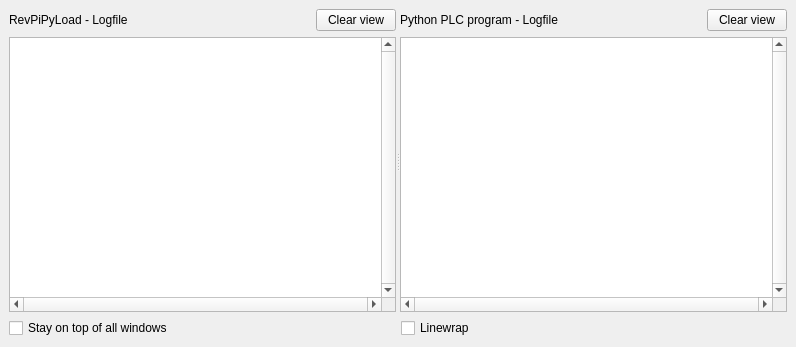
<?xml version="1.0" encoding="UTF-8"?>
<ui version="4.0">
 <class>win_revpilogfile</class>
 <widget class="QMainWindow" name="win_revpilogfile">
  <property name="geometry">
   <rect>
    <x>0</x>
    <y>0</y>
    <width>796</width>
    <height>347</height>
   </rect>
  </property>
  <property name="windowTitle">
   <string>RevPi Python PLC Logfiles</string>
  </property>
  <widget class="QWidget" name="centralwidget">
   <layout class="QGridLayout" name="gridLayout_3">
    <item row="1" column="0">
     <widget class="QCheckBox" name="cbx_stay_on_top">
      <property name="text">
       <string>Stay on top of all windows</string>
      </property>
     </widget>
    </item>
    <item row="1" column="1">
     <widget class="QCheckBox" name="cbx_wrap">
      <property name="text">
       <string>Linewrap</string>
      </property>
     </widget>
    </item>
    <item row="0" column="0" colspan="2">
     <widget class="QSplitter" name="splitter">
      <property name="orientation">
       <enum>Qt::Horizontal</enum>
      </property>
      <property name="childrenCollapsible">
       <bool>false</bool>
      </property>
      <widget class="QWidget" name="gridLayoutWidget">
       <layout class="QGridLayout" name="grid_daemon" columnstretch="1,0">
        <item row="0" column="0">
         <widget class="QLabel" name="lbl_daemon">
          <property name="text">
           <string>RevPiPyLoad - Logfile</string>
          </property>
         </widget>
        </item>
        <item row="0" column="1">
         <widget class="QPushButton" name="btn_daemon">
          <property name="text">
           <string>Clear view</string>
          </property>
         </widget>
        </item>
        <item row="1" column="0" colspan="2">
         <widget class="QPlainTextEdit" name="txt_daemon">
          <property name="verticalScrollBarPolicy">
           <enum>Qt::ScrollBarAlwaysOn</enum>
          </property>
          <property name="horizontalScrollBarPolicy">
           <enum>Qt::ScrollBarAlwaysOn</enum>
          </property>
          <property name="tabChangesFocus">
           <bool>true</bool>
          </property>
          <property name="undoRedoEnabled">
           <bool>false</bool>
          </property>
          <property name="lineWrapMode">
           <enum>QPlainTextEdit::NoWrap</enum>
          </property>
          <property name="readOnly">
           <bool>true</bool>
          </property>
         </widget>
        </item>
       </layout>
      </widget>
      <widget class="QWidget" name="gridLayoutWidget_2">
       <layout class="QGridLayout" name="grid_app" columnstretch="1,0">
        <item row="0" column="1">
         <widget class="QPushButton" name="btn_app">
          <property name="text">
           <string>Clear view</string>
          </property>
         </widget>
        </item>
        <item row="0" column="0">
         <widget class="QLabel" name="lbl_app">
          <property name="text">
           <string>Python PLC program - Logfile</string>
          </property>
         </widget>
        </item>
        <item row="1" column="0" colspan="2">
         <widget class="QPlainTextEdit" name="txt_app">
          <property name="verticalScrollBarPolicy">
           <enum>Qt::ScrollBarAlwaysOn</enum>
          </property>
          <property name="horizontalScrollBarPolicy">
           <enum>Qt::ScrollBarAlwaysOn</enum>
          </property>
          <property name="tabChangesFocus">
           <bool>true</bool>
          </property>
          <property name="undoRedoEnabled">
           <bool>false</bool>
          </property>
          <property name="lineWrapMode">
           <enum>QPlainTextEdit::NoWrap</enum>
          </property>
          <property name="readOnly">
           <bool>true</bool>
          </property>
         </widget>
        </item>
       </layout>
      </widget>
     </widget>
    </item>
   </layout>
  </widget>
 </widget>
 <resources/>
 <connections/>
</ui>
